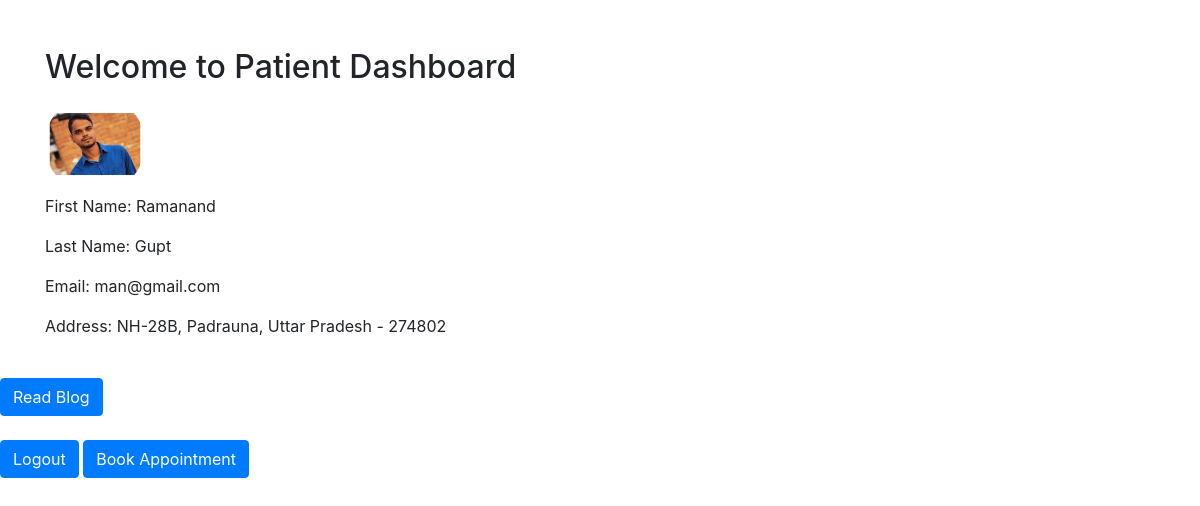
/users/patient_dashboard/ (signed in), run on the app's committed database.
### testapp/models.py (models this page shows, shortened)
class CustomUser(AbstractUser):
    USER_TYPE_CHOICES = (
        ('patient', 'Patient'),
        ('doctor', 'Doctor'),
    )
    user_type = models.CharField(max_length=10, choices=USER_TYPE_CHOICES)
    username = models.CharField(max_length=50, unique=True)
    email = models.EmailField(max_length=100, unique=True)
    first_name = models.CharField(max_length=30)
    last_name = models.CharField(max_length=30)
    profile_picture = models.ImageField(upload_to='profile_picture/')
    address_line1 = models.CharField(max_length=100)
    city = models.CharField(max_length=50)
    state = models.CharField(max_length=50)
    pincode = models.CharField(max_length=6)

### testapp/views.py (the view)
# urls.py: path('patient_dashboard/', views.patient_dashboard, name='patient_dashboard'),
@login_required
def patient_dashboard(request):
    return render(request, 'testapp/patient_dashboard.html', {'user': request.user})

### templates/testapp/patient_dashboard.html (shortened to what this page needs)
<!DOCTYPE html>
<html lang="en">
<head>
    <link href="https://stackpath.bootstrapcdn.com/bootstrap/4.5.2/css/bootstrap.min.css" rel="stylesheet">
</head>
<body>
    <div class="container">
        <h2 class="mt-5">Welcome to Patient Dashboard</h2>
                    <img src="{{user.profile_picture.url}}" alt="User Profile Picture" width="100" height="100" style="border-radius:50%;">
        <p>First Name: {{ user.first_name }}</p>
        <p>Last Name: {{ user.last_name }}</p>
        <p>Email: {{ user.email }}</p>
        <p>Address: {{ user.address_line1 }}, {{ user.city }}, {{ user.state }} - {{ user.pincode }}</p>
    </div>
    <br>
    <a class="btn btn-primary" href="/blog/patient_blog_list">Read Blog</a>
    <br>
    <br>
    <a class="btn btn-primary" href="/users/logout">Logout</a>
    <a  class="btn btn-primary" href="/appointment/doctors">Book Appointment</a>
</body>
</html>

### data on the page
CustomUser: profile_picture (picture), first_name "Ramanand", last_name "Gupt", email "man@gmail.com", address_line1 "NH-28B", city "Padrauna", state "Uttar Pradesh", pincode "274802"
